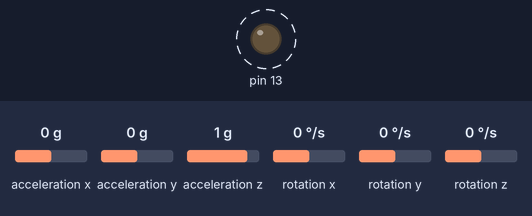
The sketch below on a simulated Arduino Uno, built with avr-gcc and run on an emulated ATmega328P. On the bench: output pins drawn as LEDs (lit = HIGH). Wiring (inferred from the names in the program): MPU-6050 motion sensor at I2C address 0x68. Dashed ring = blinking. The inputs (shaded band) are chosen by the test bench; at power-on: acceleration x 0 g, acceleration z 1 g, acceleration y 0 g, rotation x 0 °/s, rotation y 0 °/s, rotation z 0 °/s. What the sketch prints to the serial monitor is not drawn.

Above: at 1.6 s.
1.7 s: acceleration x set to -1.4 g
4.7 s: acceleration x set to 0 g
6.2 s: acceleration z set to 0 g
9.2 s: acceleration x set to -0.8 g
Timing chart, 0 to 13.2 s (numbered marks = the images above; inputs shaded):
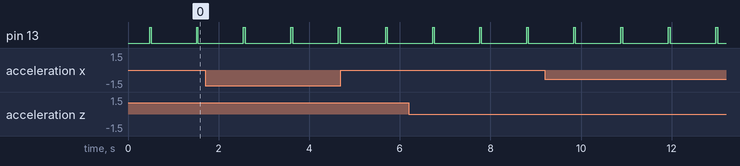

The sketch:

MPU6050_KalmanTest_JSON_v2.ino
```cpp
#include <Wire.h>
#include <ArduinoJson.h>


float rateRoll;
float ratePitch;
float rateYaw;

float rateCalibrationRoll;
float rateCalibrationPitch;
float rateCalibrationYaw;
int rateCalibrationNumber;

float AccX;
float AccY;
float AccZ;
float AngleRoll;
float AnglePitch;

uint32_t timeElapsed;

float KalmanAngleRoll=0, KalmanUncertaintyAngleRoll=2*2;
float KalmanAnglePitch=0, KalmanUncertaintyAnglePitch=2*2;
float Kalman1DOutput[]={0,0};

//Kalman Function from Carbon Aeronautics. Credit: Carbon Aeronautics
void kalman_1d(float KalmanState, float KalmanUncertainty, float KalmanInput, float KalmanMeasurement) {
  KalmanState=KalmanState+0.004*KalmanInput;
  KalmanUncertainty=KalmanUncertainty + 0.004 * 0.004 * 4 * 4;
  float KalmanGain=KalmanUncertainty * 1/(1*KalmanUncertainty + 3 * 3);
  KalmanState=KalmanState+KalmanGain * (KalmanMeasurement-KalmanState);
  KalmanUncertainty=(1-KalmanGain) * KalmanUncertainty;
  Kalman1DOutput[0]=KalmanState;
  Kalman1DOutput[1]=KalmanUncertainty;
}
void gyro_signals(void) {
  //Configuring MPU 6050 Settings using I2C. Credit:
  Wire.beginTransmission(0x68);
  Wire.write(0x1A);
  Wire.write(0x05);
  Wire.endTransmission();
  Wire.beginTransmission(0x68);
  Wire.write(0x1C);
  Wire.write(0x10);
  Wire.endTransmission();
  Wire.beginTransmission(0x68);
  Wire.write(0x3B);
  Wire.endTransmission();
  Wire.requestFrom(0x68,6);
  int16_t AccXLSB = Wire.read() << 8 | Wire.read();
  int16_t AccYLSB = Wire.read() << 8 | Wire.read();
  int16_t AccZLSB = Wire.read() << 8 | Wire.read();
  Wire.beginTransmission(0x68);
  Wire.write(0x1B);
  Wire.write(0x8);
  Wire.endTransmission();
  Wire.beginTransmission(0x68);
  Wire.write(0x43);
  Wire.endTransmission();
  Wire.requestFrom(0x68,6);
  int16_t GyroX=Wire.read()<<8 | Wire.read();
  int16_t GyroY=Wire.read()<<8 | Wire.read();
  int16_t GyroZ=Wire.read()<<8 | Wire.read();
  rateRoll=(float)GyroX/65.5;
  ratePitch=(float)GyroY/65.5;
  rateYaw=(float)GyroZ/65.5;
  AccX=(float)AccXLSB/4096;
  AccY=(float)AccYLSB/4096;
  AccZ=(float)AccZLSB/4096;
  AngleRoll=atan(AccY/sqrt(AccX*AccX+AccZ*AccZ))*1/(3.142/180);
  AnglePitch=-atan(AccX/sqrt(AccY*AccY+AccZ*AccZ))*1/(3.142/180);
}

//Function to Jsonify float values and send data serially to BBB.
//@param assetID The specific identifier for each machine. E.g. Cold_Cut_Saw_1
//@param timer The total time elapse for the MCU.
//@param dataItemID The naming of the sensor value. E.g. Kalman_Machine_Angle_Pitch
//@param sensorValue The sensor readings of the actual sensor itself.
//@return void
void floatJsonify(String assetID, int timer, float angleRoll, float anglePitch, float AccX, float AccY, float AccZ) {
  StaticJsonDocument<200> jsonBuffer;
  jsonBuffer["assetID"] = assetID;
  jsonBuffer["timestamp"] = timer;
  jsonBuffer["roll_angle"] = angleRoll;
  jsonBuffer["pitch_angle"] = anglePitch;
  jsonBuffer["accX"] = AccX;
  jsonBuffer["accY"] = AccX;
  jsonBuffer["accZ"] = AccX;
  char buffer[200];
  serializeJson(jsonBuffer, buffer);
  Serial.println(buffer); //Sends data serially to BBB.
  Serial.write(buffer);
}
void setup() {
  Serial.begin(57600);
  pinMode(13, OUTPUT);
  //digitalWrite(13, HIGH);
  Wire.setClock(10000);
  Wire.begin();
  delay(250);
  Wire.beginTransmission(0x68);
  Wire.write(0x6B);
  Wire.write(0x00);
  Wire.endTransmission();
  for (rateCalibrationNumber=0; rateCalibrationNumber<50; rateCalibrationNumber ++) {
    gyro_signals();
    rateCalibrationRoll+=rateRoll;
    rateCalibrationPitch+=ratePitch;
    rateCalibrationYaw+=rateYaw;
    //Serial.println(rateCalibrationNumber);
    delay(1);
  }
  rateCalibrationRoll/=50;
  rateCalibrationPitch/=50;
  rateCalibrationYaw/=50;
  timeElapsed=micros();

}

void loop() {
  gyro_signals();
  rateRoll-=rateCalibrationRoll;
  ratePitch-=rateCalibrationPitch;
  rateYaw-=rateCalibrationYaw;
  kalman_1d(KalmanAngleRoll, KalmanUncertaintyAngleRoll, rateRoll, AngleRoll);
  KalmanAngleRoll=Kalman1DOutput[0];
  KalmanUncertaintyAngleRoll=Kalman1DOutput[1];
    kalman_1d(KalmanAnglePitch, KalmanUncertaintyAnglePitch, ratePitch, AnglePitch);
  KalmanAnglePitch=Kalman1DOutput[0];
  KalmanUncertaintyAnglePitch=Kalman1DOutput[1];

  timeElapsed=micros();
  digitalWrite(13, HIGH);
  //Jsonifying all the data into JSON packets to be sent serially to BBB.
  floatJsonify("Sanding_WoodRoom", timeElapsed, KalmanAngleRoll, KalmanAnglePitch, AccX, AccY, AccZ);
  digitalWrite(13, LOW);
  delay(1000);

}
```

Measured:
- by itself, pin 13: alternates HIGH for 0.04 s and LOW for 1.0 s
